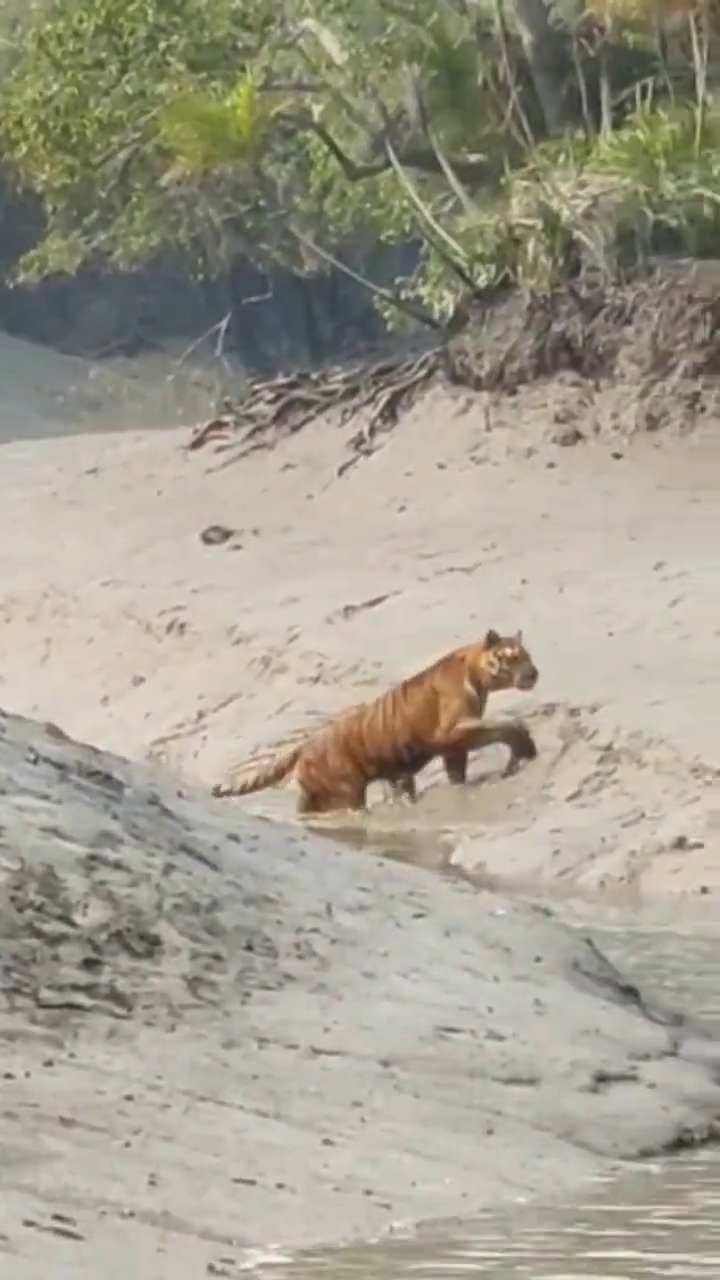
#> input picture frame 42 of input/input_video8.mp4, 720 x 1280 px
$ python stabilizer.py
#> lines starting #> are read from the running program, lines starting #| are printed output that depends on the picture
import cv2
import numpy as np
from tqdm import tqdm


class videoStabilization:

    def __init__(self, PATH):
        self.count = 0
        self.video_path = PATH
        self.video = cv2.VideoCapture(self.video_path)
        self.n_frames = int(self.video.get(cv2.CAP_PROP_FRAME_COUNT))
        self.w = int(self.video.get(cv2.CAP_PROP_FRAME_WIDTH))
        self.h = int(self.video.get(cv2.CAP_PROP_FRAME_HEIGHT))
        fourcc = cv2.VideoWriter_fourcc(*'MJPG')
        self.out = cv2.VideoWriter('video_out.avi', fourcc, 60, (self.w, self.h))
        self.transform = np.zeros((self.n_frames-1, 3), np.float32)
        self.points = None
        self.prev_frame = None
        self.curr_frame = None
        self.initial_frame = True
        self.SMOOTHING_RADIUS = 50

    # Detect the feature points in given frame
    def detect_features(self, frame):

        points = cv2.goodFeaturesToTrack(frame,
                                         maxCorners=200,
                                         qualityLevel=0.01,
                                         minDistance=30,
                                         blockSize=3)
        return points

    # Calculate transformation along x, y and radian to transform
    # previous frame to current frame
    def cal_transformation(self):
        pts1 = self.detect_features(self.prev_frame)
        pts2, status, err = cv2.calcOpticalFlowPyrLK(self.prev_frame, self.curr_frame, pts1, None)
        data = cv2.estimateAffinePartial2D(pts1, pts2)
        x = data[0][0,2]
        y = data[0][1,2]
        r = np.arctan2(data[0][1,0], data[0][0,0])

        return [x,y,r]

    # Append values in transoform matrix which gives
    # motion of features acroos the video
    def cal_motion(self, idx):

        self.transform[idx] = self.cal_transformation()

    # Applies cumulative sum to transoform matrix
    def smooth_motion(self):
        transform = np.cumsum(self.transform, axis=0)
        return transform


    # Filter to smoothen the x, y and angle curves
    # [22 lines left out: functions movingAverage, smooth, fixBorder, not called in this run]


    def main(self):
        print(f'[INFO] Calculating transformation needed for each frames...')
        for i in tqdm(range(self.n_frames-2)):
            # print(i)
            ret, frame = self.video.read()
            # print(ret)
            if ret:
                frame = cv2.cvtColor(frame, cv2.COLOR_BGR2GRAY)
                if self.initial_frame:
                    self.prev_frame = frame
                    self.initial_frame = False
                    continue
                else:
                    self.curr_frame = frame
                    self.cal_motion(i)
                    self.prev_frame = self.curr_frame
#> this loop made 31 passes
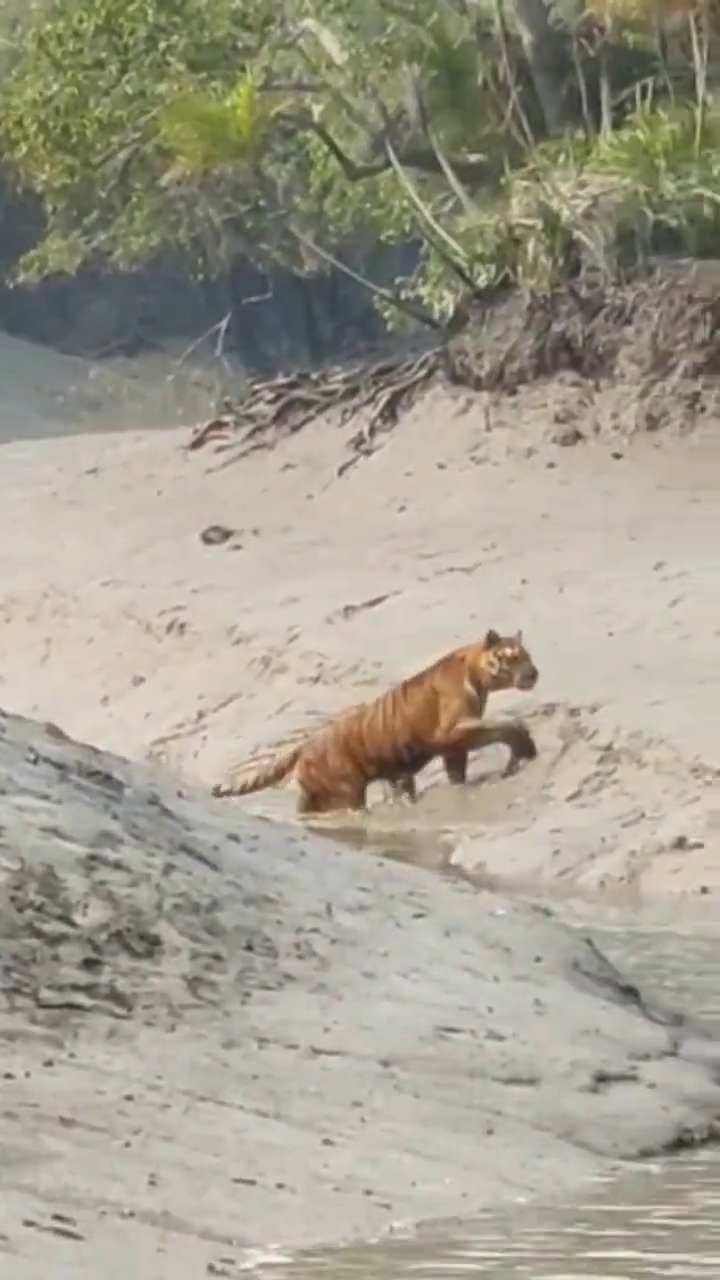
#> input picture frame 42 of input/input_video8.mp4, 720 x 1280 px
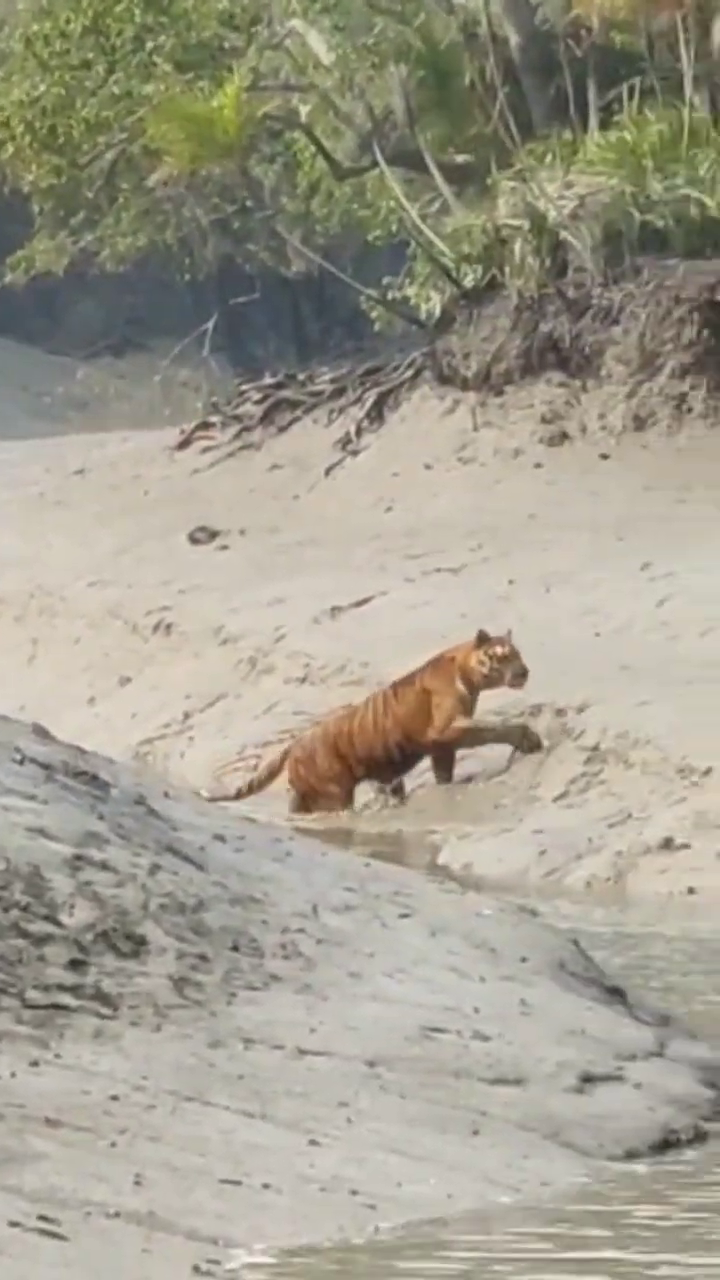
#> input picture frame 43 of input/input_video8.mp4, 720 x 1280 px
#> pass 2, in main, `frame = cv2.cvtColor(frame, cv2.COLOR_BGR2GRAY)`:
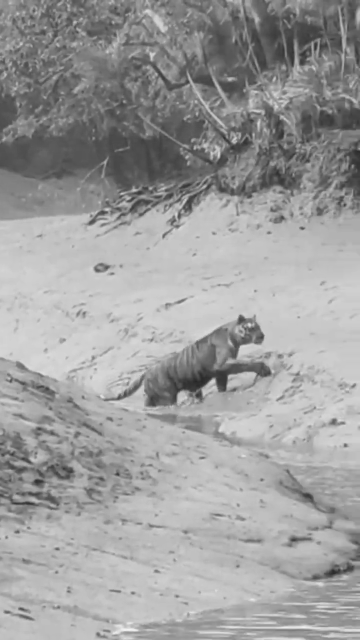
#> frame: shape (1280, 720) (shown at 1/2 size); min 36, max 247, mean 157.4
#> pass 3, in main, `frame = cv2.cvtColor(frame, cv2.COLOR_BGR2GRAY)`:
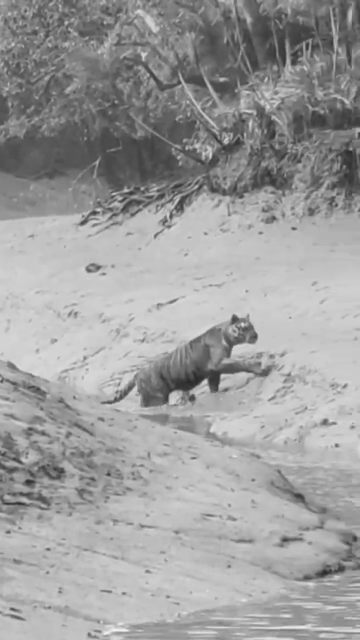
#> frame: shape (1280, 720) (shown at 1/2 size); min 37, max 248, mean 157.5
#> after the loop:
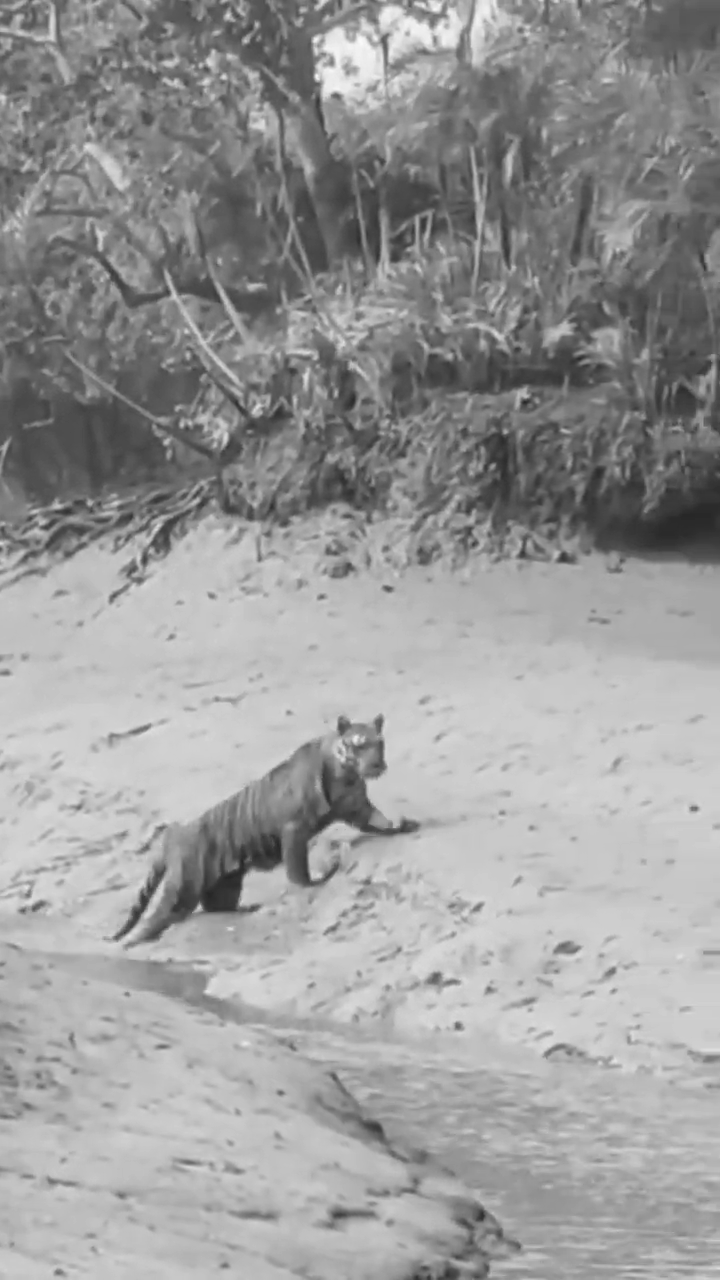
#> self.prev_frame: shape (1280, 720); min 37, max 250, mean 154
#> after the loop, self.initial_frame = False

        # print(f'[INFO] transform : {self.transform.shape}')
        trajectory = self.smooth_motion()
        # print(f'[INFO] cumsum is {trajectory.shape}')

        # Calculate difference in smoothed_trajectory and trajectory
        difference = self.smooth(trajectory) - trajectory

        # Calculate newer transformation array
        transforms_smooth = self.transform + difference
        # Reset stream to first frame
        self.video.set(cv2.CAP_PROP_POS_FRAMES, 0)

        # Write n_frames-1 transformed frames
        print(f'[INFO] Applying the transformation for each frame...')
        for i in tqdm(range(self.n_frames-2)):
            # Read next frame
            success, frame = self.video.read()
            if not success:
                break

            # Extract transformations from the new transformation array
            dx = transforms_smooth[i,0]
            dy = transforms_smooth[i,1]
            da = transforms_smooth[i,2]

            # Reconstruct transformation matrix accordingly to new values
            m = np.zeros((2,3), np.float32)
            m[0,0] = np.cos(da)
            m[0,1] = -np.sin(da)
            m[1,0] = np.sin(da)
            m[1,1] = np.cos(da)
            m[0,2] = dx
            m[1,2] = dy

            # Apply affine wrapping to the given frame
            frame_stabilized = cv2.warpAffine(frame, m, (self.w,self.h))

            # Fix border artifacts
            frame_stabilized = self.fixBorder(frame_stabilized)

            self.out.write(frame_stabilized)
        print(f'[INFO] Video processed!')


if __name__ == '__main__':
    obj = videoStabilization('input/input_video8.mp4')
    obj.main()

$ run again, starting later in the video
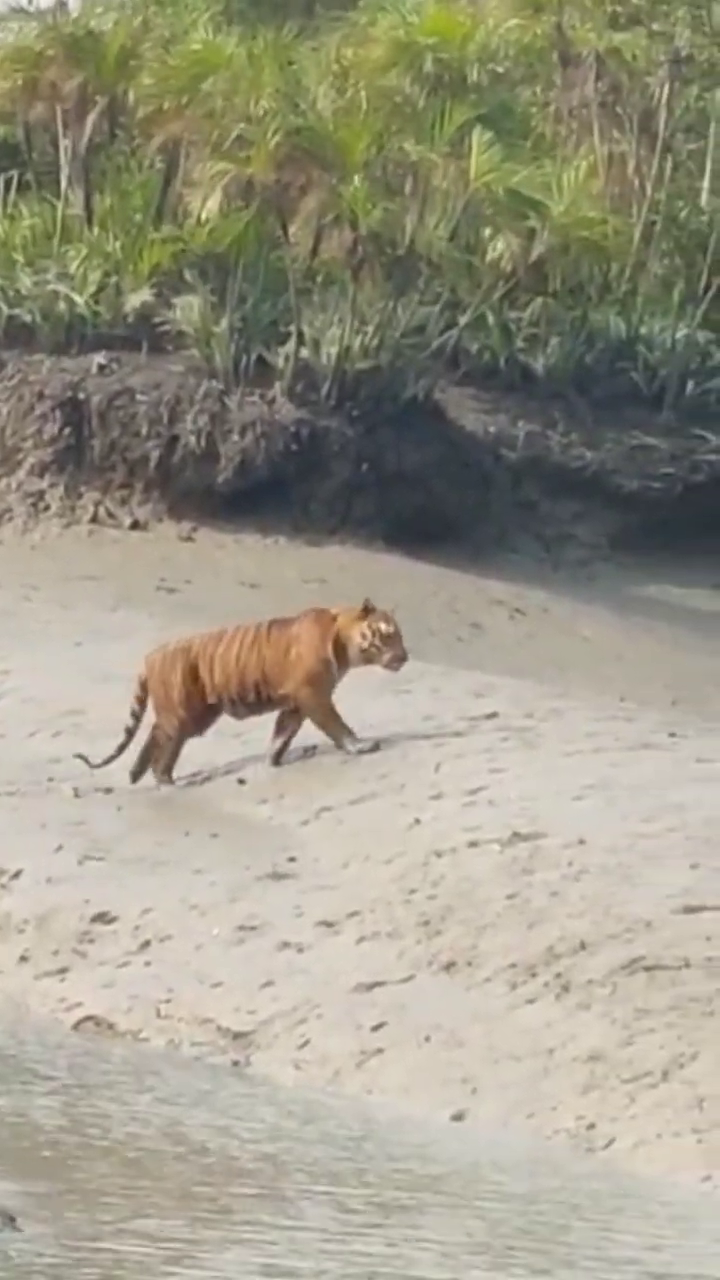
#> input picture frame 190 of input/input_video8.mp4, 720 x 1280 px
#> the loop in main, `for i in tqdm(range(self.n_frames-2)):` made 31 passes
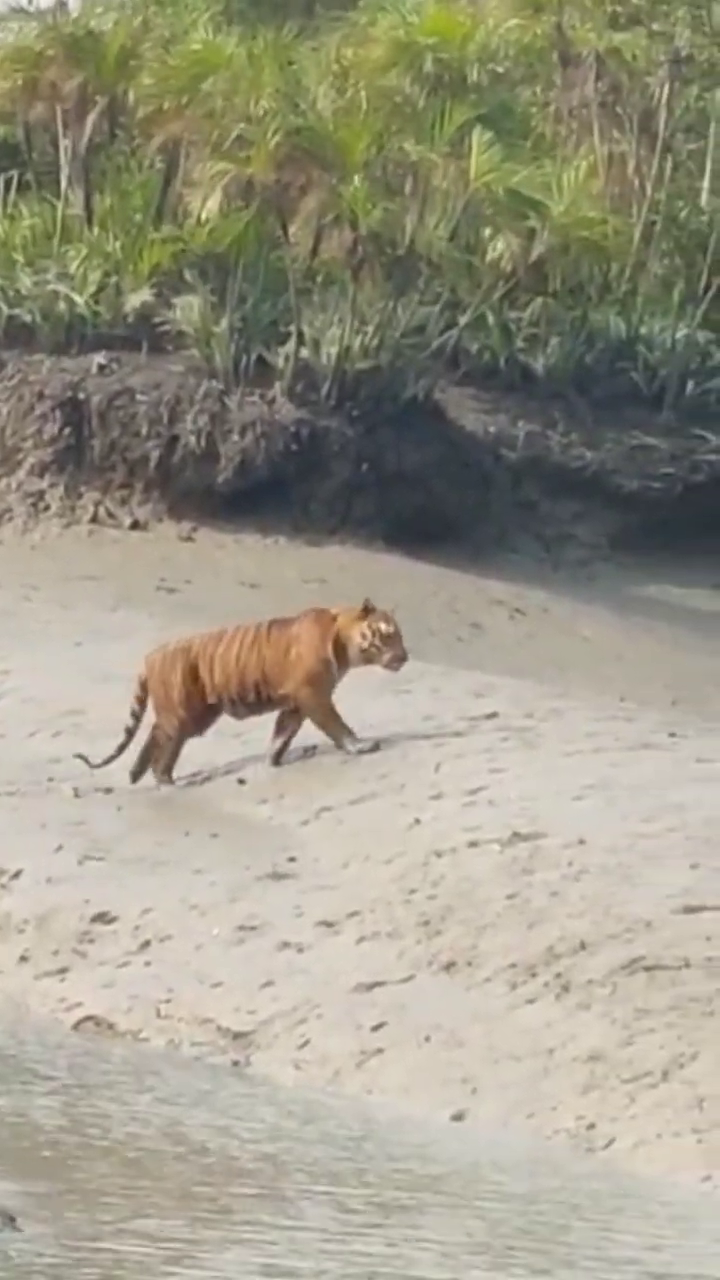
#> input picture frame 190 of input/input_video8.mp4, 720 x 1280 px
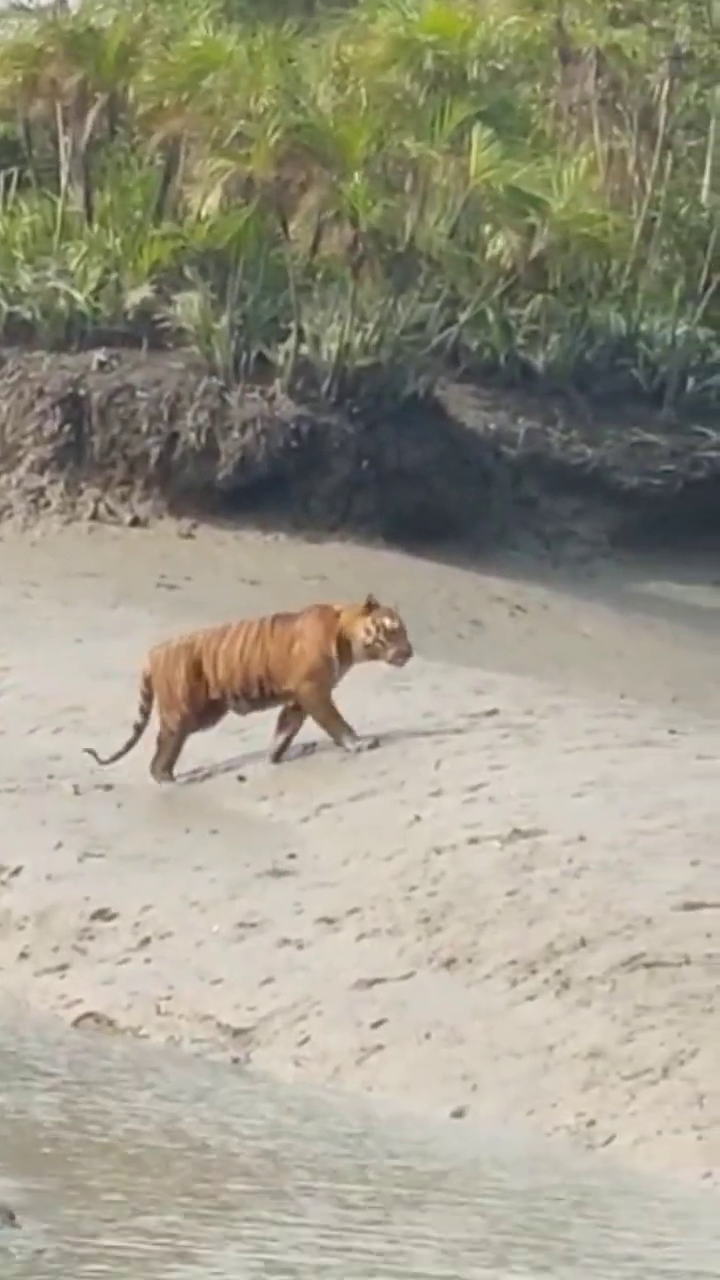
#> input picture frame 191 of input/input_video8.mp4, 720 x 1280 px
#> after the loop in main, `for i in tqdm(range(self.n_frames-2)):`:
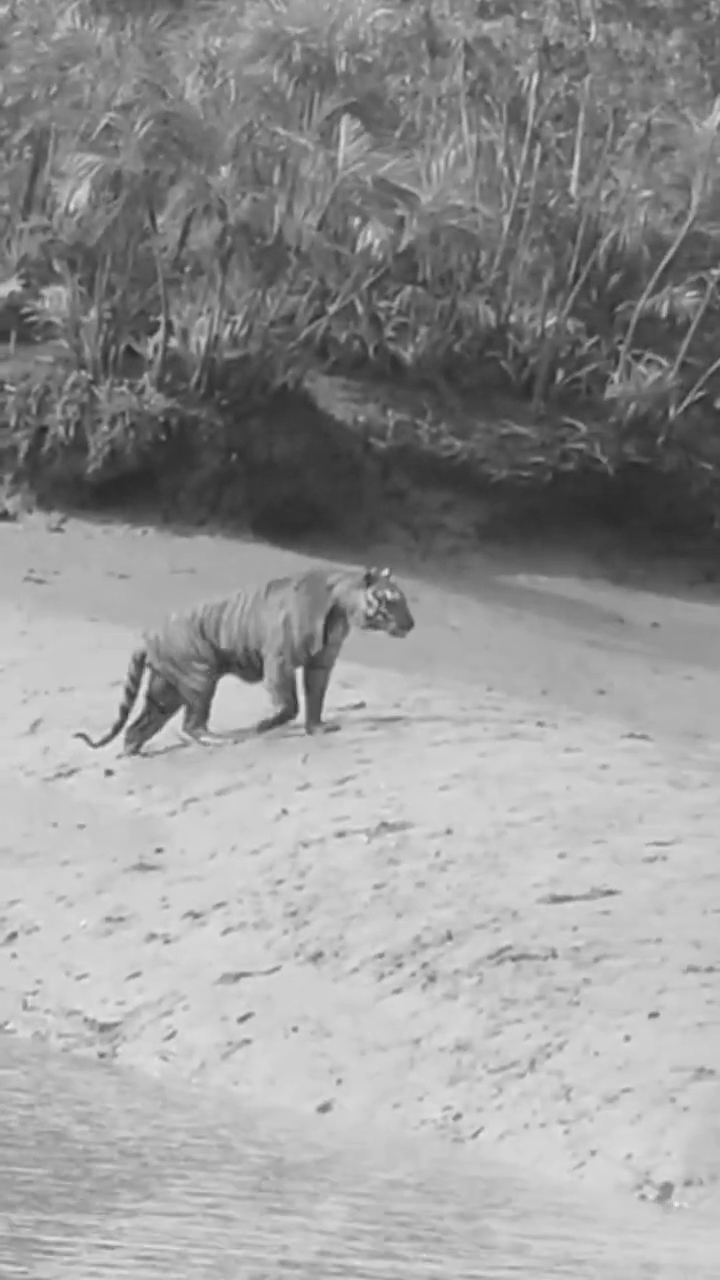
#> self.prev_frame: shape (1280, 720); min 38, max 241, mean 150.6
#> after the loop in main, `for i in tqdm(range(self.n_frames-2)):`: self.initial_frame = False
